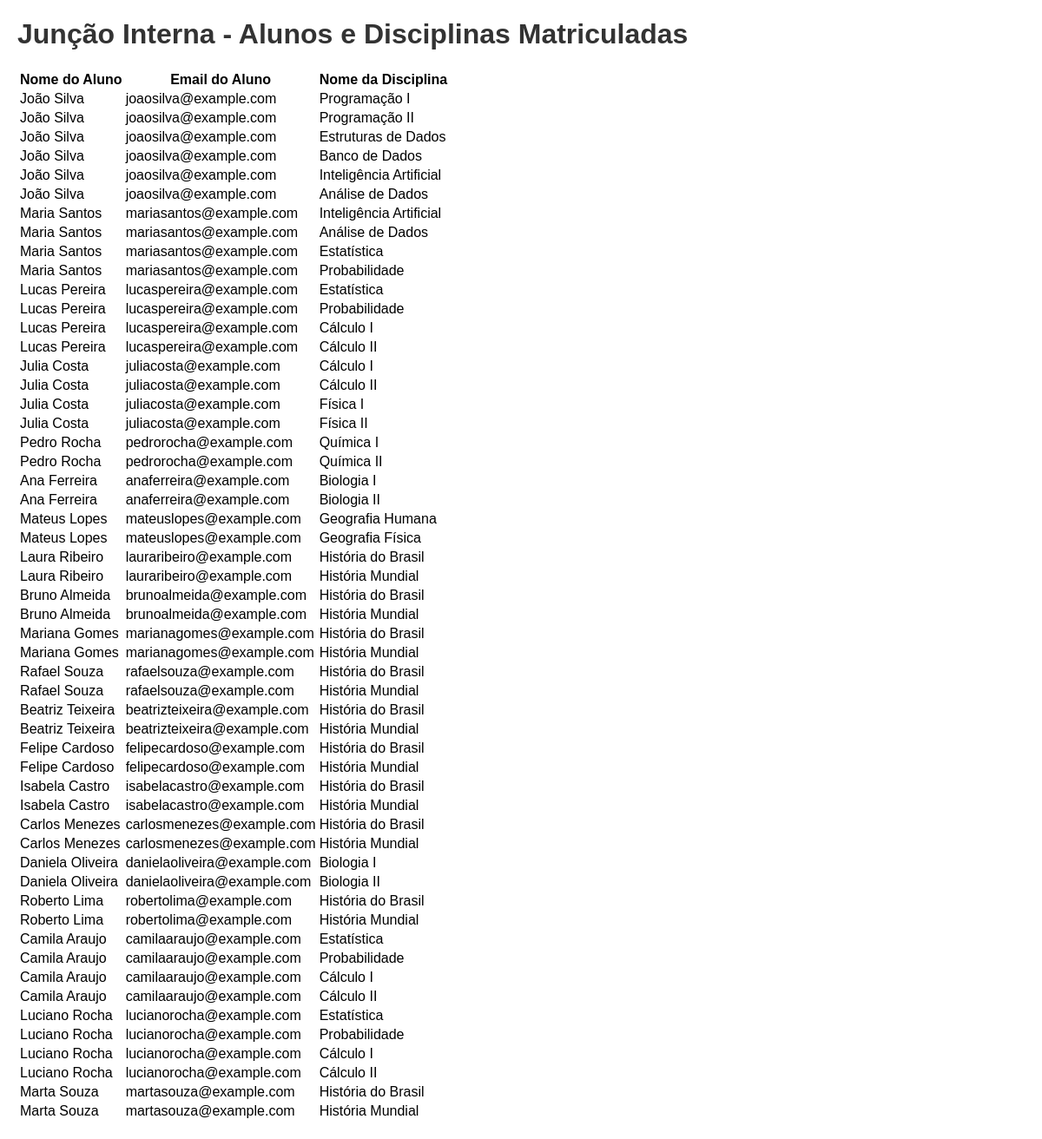
Screenshot of /juncao_interna with the database file from the repository.
### tables this page shows
CREATE TABLE aluno (
                    id INTEGER PRIMARY KEY,
                    nome TEXT,
                    email TEXT,
                    curso TEXT,
                    data_nascimento TEXT,
                    endereco TEXT
                );

CREATE TABLE disciplina (
                    id INTEGER PRIMARY KEY,
                    nome TEXT,
                    carga_horaria INTEGER
                );

### app.py (the view)
@app.route('/juncao_interna')
def juncao():
    conn = sqlite3.connect('sistema_de_matriculas.db')
    cursor = conn.cursor()
    cursor.execute("SELECT aluno.nome, aluno.email, disciplina.nome FROM aluno "
                   "INNER JOIN matricula ON aluno.id = matricula.aluno_id "
                   "INNER JOIN disciplina ON matricula.disciplina_id = disciplina.id")
    resultados = cursor.fetchall()
    conn.close()
    return render_template('juncao_interna.html', resultados=resultados)

### templates/juncao_interna.html (shortened to what this page needs)
<!DOCTYPE html>
<html>
<head>
    <link rel="stylesheet" type="text/css" href="{{ url_for('static', filename='styles.css') }}">
</head>
<body>
    <h1>Junção Interna - Alunos e Disciplinas Matriculadas</h1>
    <table>
        <tr>
            <th>Nome do Aluno</th>
            <th>Email do Aluno</th>
            <th>Nome da Disciplina</th>
        </tr>
        {% for resultado in resultados %}
        <tr>
            <td>{{ resultado[0] }}</td>
            <td>{{ resultado[1] }}</td>
            <td>{{ resultado[2] }}</td>
        </tr>
        {% endfor %}
    </table>
</body>
</html>

### static/styles.css (style rules this page uses)
body { font-family: Arial, sans-serif; margin: 20px; padding: 0; }
h1 { color: #333; }

### rows the page displays
aluno: nome "João Silva", email "joaosilva@example.com", nome "Programação I", nome "Programação II", nome "Estruturas de Dados", nome "Banco de Dados", nome "Inteligência Artificial", nome "Análise de Dados"
aluno: nome "Maria Santos", email "mariasantos@example.com", nome "Inteligência Artificial", nome "Análise de Dados", nome "Estatística", nome "Probabilidade"
aluno: nome "Lucas Pereira", email "lucaspereira@example.com", nome "Estatística", nome "Probabilidade", nome "Cálculo I", nome "Cálculo II"
aluno: nome "Julia Costa", email "juliacosta@example.com", nome "Cálculo I", nome "Cálculo II", nome "Física I", nome "Física II"
aluno: nome "Pedro Rocha", email "pedrorocha@example.com", nome "Química I", nome "Química II"
aluno: nome "Ana Ferreira", email "anaferreira@example.com", nome "Biologia I", nome "Biologia II"
aluno: nome "Mateus Lopes", email "mateuslopes@example.com", nome "Geografia Humana", nome "Geografia Física"
aluno: nome "Laura Ribeiro", email "lauraribeiro@example.com", nome "História do Brasil", nome "História Mundial"
aluno: nome "Bruno Almeida", email "brunoalmeida@example.com", nome "História do Brasil", nome "História Mundial"
aluno: nome "Mariana Gomes", email "marianagomes@example.com", nome "História do Brasil", nome "História Mundial"
aluno: nome "Rafael Souza", email "rafaelsouza@example.com", nome "História do Brasil", nome "História Mundial"
aluno: nome "Beatriz Teixeira", email "beatrizteixeira@example.com", nome "História do Brasil", nome "História Mundial"
aluno: nome "Felipe Cardoso", email "felipecardoso@example.com", nome "História do Brasil", nome "História Mundial"
aluno: nome "Isabela Castro", email "isabelacastro@example.com", nome "História do Brasil", nome "História Mundial"
aluno: nome "Carlos Menezes", email "carlosmenezes@example.com", nome "História do Brasil", nome "História Mundial"
aluno: nome "Daniela Oliveira", email "danielaoliveira@example.com", nome "Biologia I", nome "Biologia II"
aluno: nome "Roberto Lima", email "robertolima@example.com", nome "História do Brasil", nome "História Mundial"
aluno: nome "Camila Araujo", email "camilaaraujo@example.com", nome "Estatística", nome "Probabilidade", nome "Cálculo I", nome "Cálculo II"
aluno: nome "Luciano Rocha", email "lucianorocha@example.com", nome "Estatística", nome "Probabilidade", nome "Cálculo I", nome "Cálculo II"
aluno: nome "Marta Souza", email "martasouza@example.com", nome "História do Brasil", nome "História Mundial"
